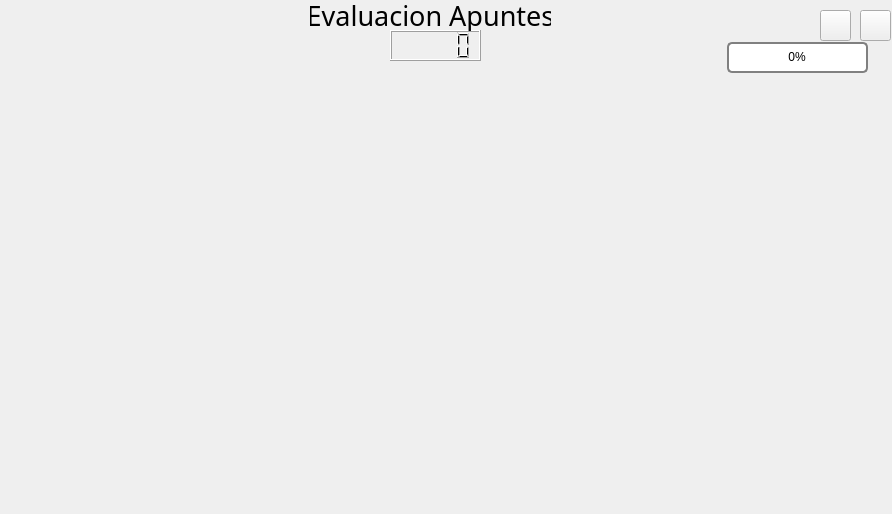
<?xml version="1.0" encoding="UTF-8"?>
<ui version="4.0">
 <class>Form</class>
 <widget class="QWidget" name="Form">
  <property name="geometry">
   <rect>
    <x>0</x>
    <y>0</y>
    <width>892</width>
    <height>514</height>
   </rect>
  </property>
  <property name="minimumSize">
   <size>
    <width>892</width>
    <height>514</height>
   </size>
  </property>
  <property name="maximumSize">
   <size>
    <width>892</width>
    <height>514</height>
   </size>
  </property>
  <property name="windowTitle">
   <string>Form</string>
  </property>
  <property name="styleSheet">
   <string notr="true">padding:0px;</string>
  </property>
  <widget class="QStackedWidget" name="listWidget_eval">
   <property name="geometry">
    <rect>
     <x>0</x>
     <y>70</y>
     <width>891</width>
     <height>441</height>
    </rect>
   </property>
   <property name="toolTipDuration">
    <number>0</number>
   </property>
   <property name="styleSheet">
    <string notr="true">padding:0px;
margin:0px;

</string>
   </property>
   <property name="frameShape">
    <enum>QFrame::NoFrame</enum>
   </property>
   <property name="frameShadow">
    <enum>QFrame::Plain</enum>
   </property>
   <property name="currentIndex">
    <number>-1</number>
   </property>
  </widget>
  <widget class="QLCDNumber" name="lcdNumber">
   <property name="geometry">
    <rect>
     <x>390</x>
     <y>30</y>
     <width>91</width>
     <height>31</height>
    </rect>
   </property>
  </widget>
  <widget class="QPushButton" name="btn_next">
   <property name="geometry">
    <rect>
     <x>860</x>
     <y>10</y>
     <width>31</width>
     <height>31</height>
    </rect>
   </property>
   <property name="styleSheet">
    <string notr="true">QPushButton {
border-image: url(:/FLECHAS/IMAGENES/imagen5_nextE.png);
}
QPushButton:hover {
border-image: url(:/FLECHAS/IMAGENES/imagen4_nextD.png);
}

QPushButton:pressed {
border-image: url(:/FLECHAS/IMAGENES/imagen5_nextE.png);
}
</string>
   </property>
   <property name="text">
    <string/>
   </property>
  </widget>
  <widget class="QPushButton" name="btn_prev">
   <property name="geometry">
    <rect>
     <x>820</x>
     <y>10</y>
     <width>31</width>
     <height>31</height>
    </rect>
   </property>
   <property name="styleSheet">
    <string notr="true">QPushButton {
border-image: url(:/FLECHAS/IMAGENES/imagen5_prevE.png);
  }
QPushButton:hover {
border-image: url(:/FLECHAS/IMAGENES/imagen4_prevD .png);
}

QPushButton:pressed {
border-image: url(:/FLECHAS/IMAGENES/imagen5_prevE.png);
}
</string>
   </property>
   <property name="text">
    <string/>
   </property>
  </widget>
  <widget class="QLabel" name="label_2">
   <property name="geometry">
    <rect>
     <x>700</x>
     <y>0</y>
     <width>111</width>
     <height>41</height>
    </rect>
   </property>
   <property name="styleSheet">
    <string notr="true">border-image: url(:/ICONOS/IMAGENES/imagen3_delphia.png);</string>
   </property>
   <property name="text">
    <string/>
   </property>
  </widget>
  <widget class="QProgressBar" name="proBar_avance">
   <property name="geometry">
    <rect>
     <x>727</x>
     <y>42</y>
     <width>141</width>
     <height>31</height>
    </rect>
   </property>
   <property name="styleSheet">
    <string notr="true">QProgressBar {
    border: 2px solid grey;
    border-radius: 5px;
	padding:2px;
}

QProgressBar::chunk {
    background-color: #05B8CC;
    width: 20px;
	padding:2px;

}</string>
   </property>
   <property name="value">
    <number>0</number>
   </property>
   <property name="alignment">
    <set>Qt::AlignCenter</set>
   </property>
  </widget>
  <widget class="QLabel" name="label">
   <property name="geometry">
    <rect>
     <x>310</x>
     <y>0</y>
     <width>241</width>
     <height>31</height>
    </rect>
   </property>
   <property name="font">
    <font>
     <family>Trebuchet MS</family>
     <pointsize>20</pointsize>
    </font>
   </property>
   <property name="text">
    <string>Evaluacion Apuntes</string>
   </property>
   <property name="alignment">
    <set>Qt::AlignCenter</set>
   </property>
  </widget>
 </widget>
 <resources>
  <include location="../../IMAGENES.qrc"/>
 </resources>
 <connections/>
</ui>
